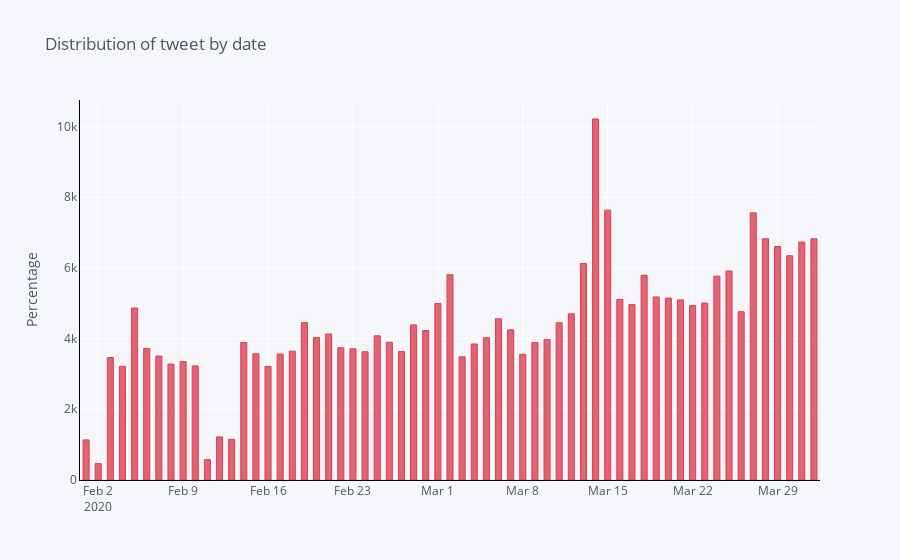

The notebook cell saved with this chart:
### Code cell
df['date'].value_counts().iplot(kind='bar',
                              yTitle='Percentage', 
                              linecolor='black', 
                              opacity=0.8,
                              color='red',
                              theme='pearl',
                              bargap=0.5,
                              gridcolor='white',
                                                     
                              title='Distribution of tweet by date')

### Figure 1 — Plotly figure (JSON) as saved in the notebook; plotly's stock layout.template omitted (floating-point values rounded to 4 significant figures)
{"data": [{"marker": {"color": "rgba(219, 64, 82, 0.8)", "line": {"color": "rgba(219, 64, 82, 1.0)", "width": 1}}, "name": "date", "orientation": "v", "text": "", "type": "bar", "x": ["2020-03-14", "2020-03-15", "2020-03-27", "2020-03-28", "2020-04-01", "2020-03-31", "2020-03-29", "2020-03-30", "2020-03-13", "2020-03-25", "2020-03-02", "2020-03-18", "2020-03-24", "2020-03-19", "2020-03-20", "2020-03-16", "2020-03-21", "2020-03-23", "2020-03-01", "2020-03-17", "2020-03-22", "2020-02-05", "2020-03-26", "2020-03-12", "2020-03-06", "2020-02-19", "2020-03-11", "2020-02-28", "2020-03-07", "2020-02-29", "2020-02-21", "2020-02-25", "2020-02-20", "2020-03-05", "2020-03-10", "2020-02-26", "2020-03-09", "2020-02-14", "2020-03-04", "2020-02-22", "2020-02-06", "2020-02-23", "2020-02-18", "2020-02-27", "2020-02-24", "2020-02-15", "2020-02-17", "2020-03-08", "2020-02-07", "2020-03-03", "2020-02-03", "2020-02-09", "2020-02-08", "2020-02-10", "2020-02-04", "2020-02-16", "2020-02-12", "2020-02-13", "2020-02-01", "2020-02-11", "2020-02-02"], "y": [10210, 7630, 7555, 6822, 6820, 6729, 6604, 6343, 6122, 5911, 5804, 5791, 5763, 5177, 5144, 5109, 5094, 5004, 4994, 4966, 4931, 4865, 4759, 4700, 4560, 4450, 4448, 4387, 4248, 4226, 4130, 4077, 4030, 4025, 3976, 3896, 3889, 3888, 3847, 3740, 3720, 3711, 3644, 3633, 3628, 3567, 3561, 3555, 3507, 3484, 3464, 3347, 3277, 3227, 3215, 3213, 1218, 1152, 1134, 575, 464]}], "layout": {"bargap": 0.5, "legend": {"bgcolor": "#F5F6F9", "font": {"color": "#4D5663"}}, "paper_bgcolor": "#F5F6F9", "plot_bgcolor": "#F5F6F9", "title": {"font": {"color": "#4D5663"}, "text": "Distribution of tweet by date"}, "xaxis": {"gridcolor": "white", "linecolor": "black", "showgrid": true, "tickfont": {"color": "#4D5663"}, "title": {"font": {"color": "#4D5663"}, "text": ""}, "zerolinecolor": "#E1E5ED"}, "yaxis": {"gridcolor": "white", "linecolor": "black", "showgrid": true, "tickfont": {"color": "#4D5663"}, "title": {"font": {"color": "#4D5663"}, "text": "Percentage"}, "zerolinecolor": "#E1E5ED"}}}
